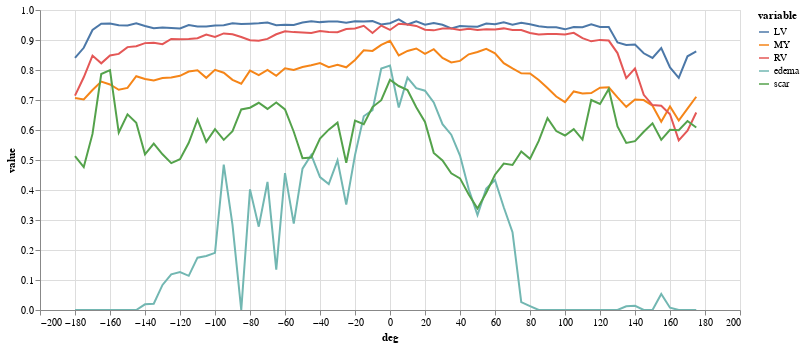

Notebook cell for this chart:
### Code cell
(alt
 .Chart(results.melt(id_vars=['deg'],value_vars=['LV','MY','RV','edema','scar']))
 .mark_line()
 .encode(
     x="deg",
     y="value",
     color="variable",
     tooltip="value"
 )
 .properties(width=700,height=300)
 .interactive()
)

### Figure 1 — Vega-Lite specification as saved in the notebook (floating-point values rounded to 4 significant figures; data arrays with more than 128 entries replaced by an {"elided": "..."} marker saying what was removed)
{"config": {"view": {"continuousWidth": 400, "continuousHeight": 300}}, "data": {"name": "data-7ecdca41c8dbdaf2595c7dc3f1609cc7"}, "mark": "line", "encoding": {"color": {"type": "nominal", "field": "variable"}, "tooltip": {"type": "quantitative", "field": "value"}, "x": {"type": "quantitative", "field": "deg"}, "y": {"type": "quantitative", "field": "value"}}, "height": 300, "selection": {"selector001": {"type": "interval", "bind": "scales", "encodings": ["x", "y"]}}, "width": 700, "$schema": "https://vega.github.io/schema/vega-lite/v4.8.1.json", "datasets": {"data-7ecdca41c8dbdaf2595c7dc3f1609cc7": {"elided": "360 records"}}}
